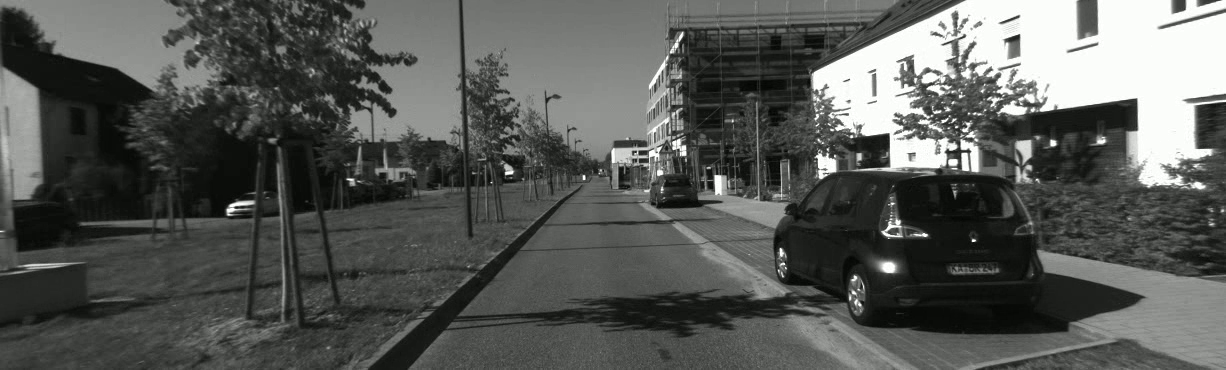
#> input picture frame 5 of Recursos/KittiVideo.mp4, 1226 x 370 px, given in place of Robotica1080.mp4, which was not available
$ python OdometriaVisual_TomasiHarrisWithResize.py
#> lines starting #> are read from the running program, lines starting #| are printed output that depends on the picture; pictures that were not available may be replaced by others from this repository, and a replacement may not be noted
# region Imports
import cv2
import numpy as np
import math
import matplotlib.pylab as plt
import time
from datetime import datetime
import os
import random
import logging
# endregion
SaveImage = False


# region save images
# Flag para guardar as imagens, se false apenas mostra a imagem final
DataTimeNow = datetime.now()
if SaveImage is True:
    OutputFolder = f'2 - OutputOdometria/{DataTimeNow.strftime("%d.%m.%Y_%H.%M.%S")}/'
    os.makedirs(OutputFolder, exist_ok=True)
# endregion

fig, plotsFinish = plt.subplots(2, 2)
# Remove o subplot vazio em plots[1, 2]
fig.delaxes(plotsFinish[1, 1])

# fig2, plots2 = plt.subplots(2, 2, dpi=300)

# Configuração básica do log
OutputFolderDataLogger = f'DataLogger/DataLogger_{DataTimeNow.strftime("%d.%m.%Y")}'
os.makedirs(OutputFolderDataLogger, exist_ok=True)
logging.basicConfig(filename=f'{OutputFolderDataLogger}/dataLogger_{DataTimeNow.strftime("%H.%M.%S")}.txt', level=logging.DEBUG,
                    format='%(asctime)s - %(name)s - %(levelname)s - %(message)s')
# Criando um objeto de log
dataLogger = logging.getLogger('dataLogger')


class LinearModel:
    def __init__(self):
        self.slope = 0
        self.intercept = 0

    # [67 lines left out: functions fit, distance, PrintOnFrame, RansacPrint, DrawOutliersAndInliers, not called in this run]


def DrawTracks(frame, mask, goodNew, goodOld, color):
    # Desenhar as linhas que representam o fluxo óptico nos quadros
    for i, (new, old) in enumerate(zip(goodNew, goodOld)):
        a, b = new.ravel()
        c, d = old.ravel()
        a, b, c, d = int(a), int(b), int(c), int(d)  # Convert to integers
        mask = cv2.line(mask, (a, b), (c, d), (0, 255, 0), 2)
        frame = cv2.circle(frame, (a, b), 5, (0, 0, 255), 2)

    frameMask = cv2.add(frame, mask)
    return frameMask
# endregion


def LoadVideo():
    # region Load Video and path for save image
    # VideoPath = "Recursos/VideoCorredor.mp4"
    # VideoPath = "Recursos/VideoVoltaCompleta.mp4"
    VideoPath = "Recursos/Robotica1080.mp4"
    return cv2.VideoCapture(VideoPath)
    # # CapturedVideo = cv2.VideoCapture(0)    # Live
    # # Verificar se o video foi carregado corretamente
    # if not CapturedVideo.isOpened():
    #     print("Erro ao abrir o vídeo.")
    #     exit()
    # endregion


def ReadFilesTxt(file):
    with open(file, 'r') as f:
        linhas = f.readlines()
        # Inicialize uma lista vazia para armazenar os valores da matriz
        valores = []
        # Percorra cada linha
        for linha in linhas:
            # Remova os caracteres de espaço em branco e os colchetes
            linha = linha.strip().strip('[]')

            # Divida a linha em elementos separados por espaço em branco
            elementos = linha.split()

            # Converta cada elemento para float e adicione-o à lista de valores
            valores.extend(map(float, elementos))
    return valores

# Not Used
# [31 lines left out: functions CortarMetadeInferior, Ransac, not called in this run]


def CaptureNewFrame(CapturedVideo):
    # Definir a largura e altura desejadas do frame
    FrameWidth = 1024
    FrameHeight = 700
    # region Frame
    # Read a frame from the video
    CaptureState, frame = CapturedVideo.read()
    if not CaptureState:
        CapturedVideo.release()
        cv2.destroyAllWindows()
        frame = []
        frameCanny = []
        return frame, frameCanny

    # Frame = CortarMetadeInferior(Frame)
    # Rodar e Redimensionar o frame para a largura e altura desejadas
    frame = cv2.resize(frame, (FrameWidth, FrameHeight))
    # endregion

    # region Preprocessing
    # Convert Frame RGB on Gray scale
    frameGray = cv2.cvtColor(frame, cv2.COLOR_RGB2GRAY)

    # Applying the canny algorithm
    frameCanny = cv2.Canny(frameGray, 250, 255, None, 3)
    # endregion

    return frame, frameCanny


def DisplayFrame(textOnFrame):
    # Definir a largura e altura desejadas do frame
    FrameWidth = 1024
    FrameHeight = 700

    for i, (frame, text, value) in enumerate(textOnFrame):
        PrintOnFrame(frame, f"{text}", value, (50, 50 + (35 * i)))

    # Rodar e Redimensionar o frame para a largura e altura desejadas
    frame = cv2.resize(frame, (FrameWidth, FrameHeight))
    cv2.imshow('frame', frame)


def DetectCorners(frameCanny):
    # region Detetor de cantos de Shi-Tomasi
    cornersDetected = []
    # region Parâmetros do detector de cantos Shi-Tomasi
    ShiTomasiParams = dict(maxCorners=100,
                           qualityLevel=0.1,
                           minDistance=50,
                           blockSize=7)
    # endregion

    cornersDetected = cv2.goodFeaturesToTrack(
        frameCanny, mask=None, **ShiTomasiParams, useHarrisDetector=True, k=0.04)
    return cornersDetected
# endregion


def TrackFeatures(prevFrameGray, FrameGray, prevCorners):
    # region Parameters for lucas kanade optical flow
    LucasKanadeParams = dict(winSize=(25, 25),
                             maxLevel=2,
                             criteria=(cv2.TERM_CRITERIA_EPS | cv2.TERM_CRITERIA_COUNT, 10, 0.01))
    # endregion
    # Create some random colors
    color = np.random.randint(0, 255, (100, 3))

    # Calcular o fluxo ótico usando o método Lucas-Kanade
    # corners, status, _ = cv2.calcOpticalFlowPyrLK(prevFrameGray, FrameGray, prevCorners, None, **LucasKanadeParams)

    p0 = prevCorners.reshape(-1, 1, 2)
    corners, status, _err = cv2.calcOpticalFlowPyrLK(
        prevFrameGray, FrameGray, p0, None, **LucasKanadeParams)
    p0r, status, _err = cv2.calcOpticalFlowPyrLK(
        FrameGray, prevFrameGray, corners, None, **LucasKanadeParams)
    d = abs(p0-p0r).reshape(-1, 2).max(-1)
    good = d < 1

    new_trajectories = []
    # [8 lines of commented-out code are left out]

    goodCorners = corners[status[:, 0] == 1]
    goodOldCorners = prevCorners[status[:, 0] == 1]

    if corners is None:
        return None

    dataLogger.info(f'\n goodOldCorners \n {goodOldCorners}')
    dataLogger.info(f'\n goodCorners \n {goodCorners}')
    return corners, goodCorners, goodOldCorners


# [14 lines left out: function MatrizFundamental, not called in this run]


def MatrizEssencial(goodCorners, goodOldCorners, intrinsicParameters):
    matrizEssencial, mask = cv2.findEssentialMat(
        goodCorners, goodOldCorners, intrinsicParameters)
    essencialMatrixRotation, essencialMatrixTranslation = DecomporMatrizEssencial(
        matrizEssencial, goodCorners, goodOldCorners, intrinsicParameters)

    dataLogger.info(f'\n matrizEssencial \n {matrizEssencial}')
    dataLogger.info(f'\n rotation \n {essencialMatrixRotation}')
    dataLogger.info(
        f'\n essencialMatrixTranslation \n {essencialMatrixTranslation}')

    return essencialMatrixRotation, essencialMatrixTranslation


def DecomporMatrizEssencial(essentialMatrix, goodCorners, goodOldCorners,  cameraMatrix):
    # Recupera as matrizes de rotação e translação da matriz essencial
    _, breakDownRotation, breakDownTranslation, _ = cv2.recoverPose(
        essentialMatrix, goodCorners, goodOldCorners, cameraMatrix)

    dataLogger.info(f'\n breakDownRotation \n {breakDownRotation}')
    dataLogger.info(f'\n breakDownTranslation \n {breakDownTranslation}')
    return breakDownRotation, breakDownTranslation


# Print Output
# [64 lines left out: functions UpdateCameraMotion, PlotFrames, not called in this run]


def LoadCalibrationCamara():
    valores = ReadFilesTxt('CalibrationCam/cameramatrix.txt')
#> (reads CalibrationCam/cameramatrix.txt from the repository)
    # Converta a lista de valores em uma matriz NumPy
    intrinsicParameters = np.array(valores).reshape((3, 3))

    valores = ReadFilesTxt('CalibrationCam/distortioncoefficient.txt')
#> (reads CalibrationCam/distortioncoefficient.txt from the repository)
    distortioncoefficient = np.array(valores).reshape((1, 5))

    # projectionMatrix = np.reshape(params, (3, 4))
    return intrinsicParameters, distortioncoefficient


# [23 lines left out: function Init, not called in this run]


def main():
    # DataTimeNow, OutputFolder, plotsFinish, dataLogger = Init()
    fps = 0
    fpsMedia = 0
    cornersMedia = 0
    CountFrames = 0
    CountMedia = 0
    ResetCorners = 25
    textOnFrame = [[]]
    Corners = [[]]
    # Data logger

    prevCameraMotion = np.zeros((4, 3))
    prevCameraMotion[:3, :3] = np.eye(3)
    prevCameraPosition = np.zeros(3)

    intrinsicParameters, distortioncoefficient = LoadCalibrationCamara()

    CapturedVideo = LoadVideo()
    firstFrame, prevFrameCanny = CaptureNewFrame(CapturedVideo)
#> in CaptureNewFrame, frame is the input picture: shape (370, 1226, 3); mean B, G, R 86.6, 89.6, 87.6
#> in CaptureNewFrame, `frame = cv2.resize(frame, (FrameWidth, FrameHeight))`:
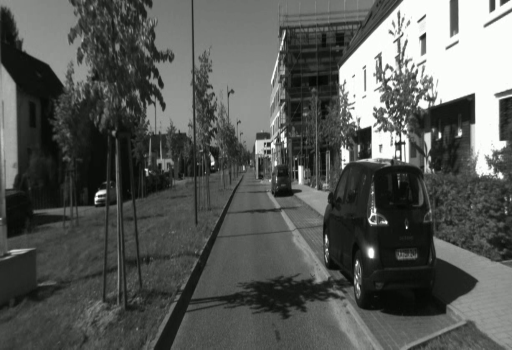
#> frame: shape (700, 1024, 3) (shown at 1/2 size); mean B, G, R 86.5, 89.5, 87.5
#> in CaptureNewFrame, `frameCanny = cv2.Canny(frameGray, 250, 255, None, 3)`:
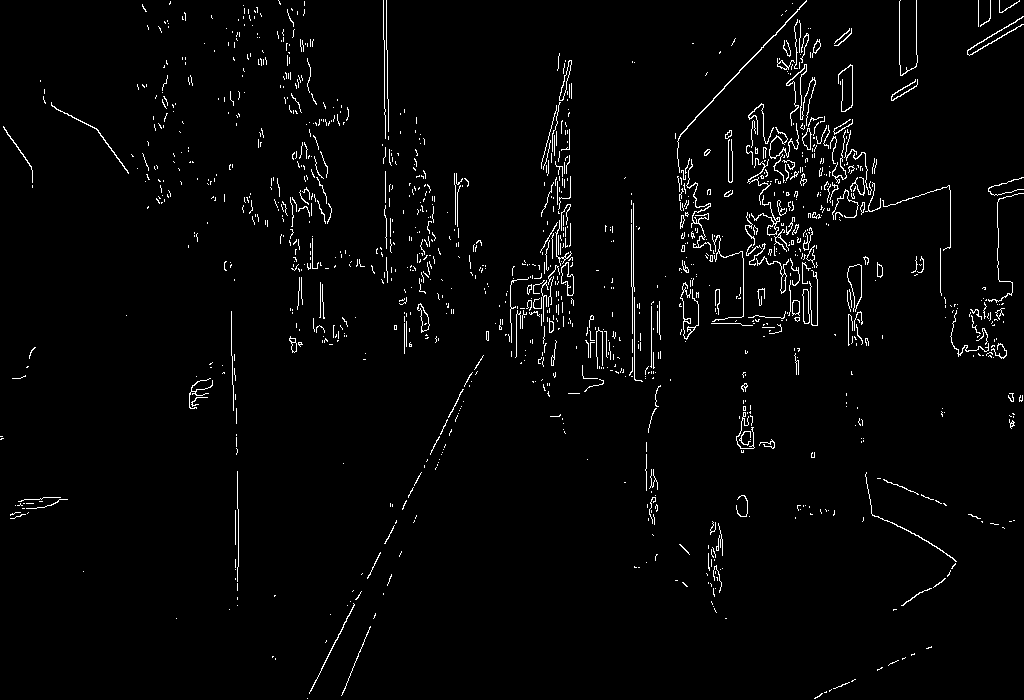
#> frameCanny: shape (700, 1024); 2.4% white in thin lines or dots
    prevCorners = DetectCorners(prevFrameCanny)
#> in DetectCorners, `cornersDetected = cv2.goodFeaturesToTrack( frameCanny, mask=None, **Sh..`: cornersDetected = 88 rows, first 8: [992, 347], [686, 320], [193, 403], [835, 187], [772, 445], [291, 340], [706, 216], [307, 205]
#> prevCorners has the same summary as cornersDetected in DetectCorners
    mask = np.zeros_like(firstFrame)

    while True:
        CountMedia += 1
        dataLogger.warning(f'\n Iteration: {CountMedia}')
        # start time to calculate FPS
        start = time.time()
        frame, frameCanny = CaptureNewFrame(CapturedVideo)
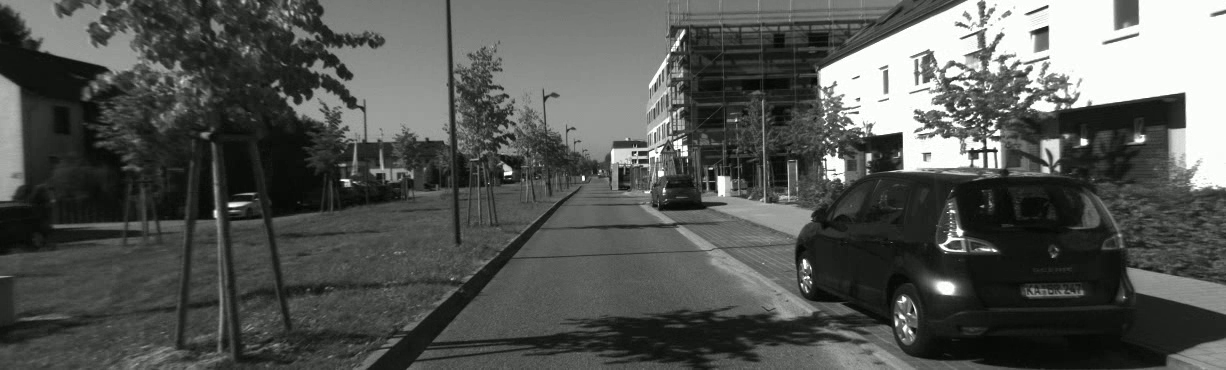
#> input picture frame 6 of Recursos/KittiVideo.mp4, 1226 x 370 px, given in place of Robotica1080.mp4, which was not available
#> in CaptureNewFrame, frame is the input picture: shape (370, 1226, 3); mean B, G, R 83.2, 86.2, 84.2
#> in CaptureNewFrame (call 2), `frame = cv2.resize(frame, (FrameWidth, FrameHeight))`:
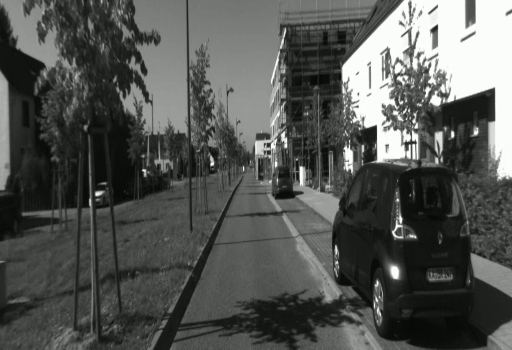
#> frame: shape (700, 1024, 3) (shown at 1/2 size); mean B, G, R 83.1, 86.1, 84.1
#> in CaptureNewFrame (call 2), `frameCanny = cv2.Canny(frameGray, 250, 255, None, 3)`:
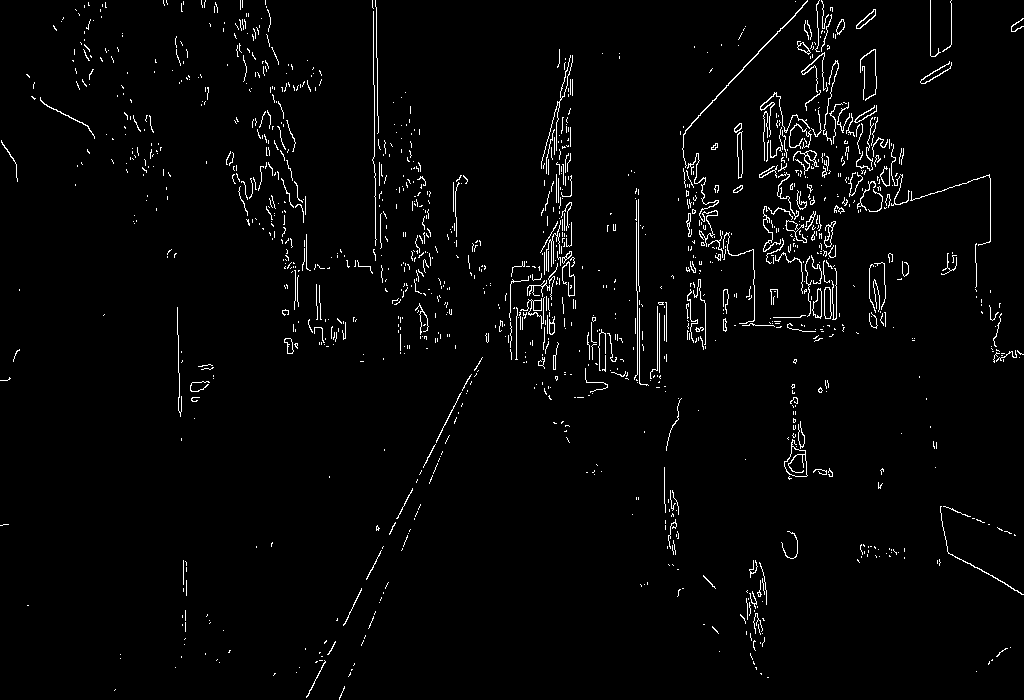
#> frameCanny: shape (700, 1024); 2.5% white in thin lines or dots
        if len(frame) == 0:
            break
        CountFrames = CountFrames + 1

        Corners, goodCorners, goodOldCorners = TrackFeatures(
            prevFrameCanny, frameCanny, prevCorners)
#> in TrackFeatures, `p0 = prevCorners.reshape(-1, 1, 2)`: p0 has the same summary as cornersDetected in DetectCorners
#> in TrackFeatures, `corners, status, _err = cv2.calcOpticalFlowPyrLK( prevFrameGray, Frame..`: corners = 88 rows, first 8: [1002.2, 353.6], [693.2, 321.6], [194.3, 395.6], [860.6, 177.9], [762.9, 445.5], [287, 341.2], [713.9, 212.8], [301, 202.8]; status = 88 values, max 1 at index 0, min 0 at index 69, mean 0.989
#> in TrackFeatures, `p0r, status, _err = cv2.calcOpticalFlowPyrLK( FrameGray, prevFrameGray..`: p0r = 88 rows, first 8: [991.8, 346], [686, 320.3], [199.4, 394], [844.9, 181.1], [790.8, 436.3], [291, 339.9], [706, 216], [310, 198.1]; status = 88 values, max 1 at index 0, min 0 at index 4, mean 0.773
#> in TrackFeatures, `d = abs(p0-p0r).reshape(-1, 2).max(-1)`: d = 88 values, max 84.04 at index 69, min 0.000397 at index 25, mean 7.77
#> in TrackFeatures, `goodCorners = corners[status[:, 0] == 1]`: goodCorners = 68 rows, first 8: [1002.2, 353.6], [693.2, 321.6], [194.3, 395.6], [860.6, 177.9], [287, 341.2], [713.9, 212.8], [301, 202.8], [570.1, 293.5]
#> in TrackFeatures, `goodOldCorners = prevCorners[status[:, 0] == 1]`: goodOldCorners = 68 rows, first 8: [992, 347], [686, 320], [193, 403], [835, 187], [291, 340], [706, 216], [307, 205], [569, 293]
#> Corners has the same summary as corners in TrackFeatures

        if Corners is None or len(Corners) < 10 or CountFrames >= ResetCorners:
            CountFrames = 0
            prevCorners = DetectCorners(prevFrameCanny)

            while prevCorners is None:
                frame, frameCanny = CaptureNewFrame(CapturedVideo)
                prevCorners = DetectCorners(frameCanny)
            Corners, goodCorners, goodOldCorners = TrackFeatures(
                prevFrameCanny, frameCanny, prevCorners)
            mask = np.zeros_like(frame)

        frameMask = DrawTracks(frame, mask, goodCorners,
                               goodOldCorners, color=None)
#> the loop in DrawTracks, `for i, (new, old) in enumerate(zip(goodNew, goodOld)):` made 68 passes
#> (new, a, b, c, d) on passes 1 to 8: ([[1002.2, 353.6]], 1002, 353, 992, 347), ([[693.2, 321.6]], 693, 321, 686, 320), ([[194.3, 395.6]], 194, 395, 193, 403), ([[860.6, 177.9]], 860, 177, 835, 187), ([[287, 341.2]], 287, 341, 291, 340), ([[713.9, 212.8]], 713, 212, 706, 216), ([[301, 202.8]], 301, 202, 307, 205), ([[570.1, 293.5]], 570, 293, 569, 293)
#> after the loop in DrawTracks, `for i, (new, old) in enumerate(zip(goodNew, goodOld)):`:
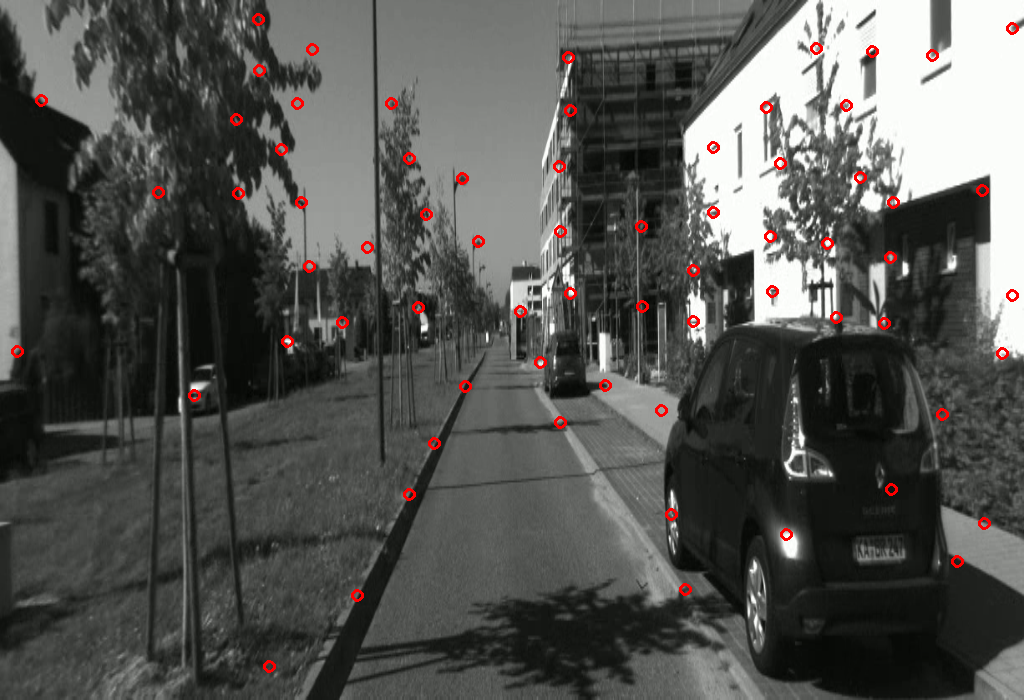
#> frame: shape (700, 1024, 3); mean B, G, R 82.1, 85.1, 85.3
#> after the loop in DrawTracks, `for i, (new, old) in enumerate(zip(goodNew, goodOld)):`:
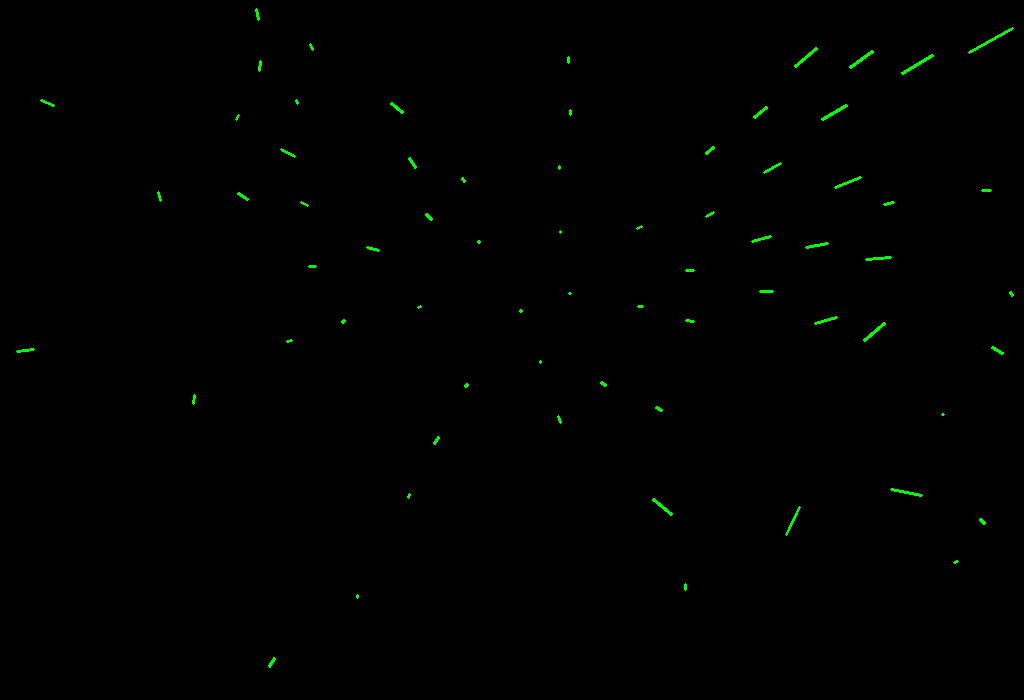
#> mask: shape (700, 1024, 3); mean of channels 0, 1, 2 0, 0.9, 0; drawn as B, G, R

        # Obter a matriz Fundamental
        # matrizFundamental = MatrizFundamental(goodCorners, goodOldCorners)

        # Obter a matriz Essencial
        relativeRotation, relativeTranslation = MatrizEssencial(
            goodCorners, goodOldCorners, intrinsicParameters)
#> in MatrizEssencial, `matrizEssencial, mask = cv2.findEssentialMat( goodCorners, goodOldCorn..`: matrizEssencial = [[-0.000217, -0.459, -0.368], [0.459, -0.000217, 0.392], [0.368, -0.392, -5.72e-05]]; mask = 68 values, max 1 at index 1, min 0 at index 0, mean 0.75
#> in DecomporMatrizEssencial, `_, breakDownRotation, breakDownTranslation, _ = cv2.recoverPose( essen..`: breakDownRotation = [[1, -0.000411, -7.81e-05], [0.000411, 1, 7.25e-05], [7.81e-05, -7.25e-05, 1]]; breakDownTranslation = [-0.555, -0.521, 0.649]
#> in MatrizEssencial, `essencialMatrixRotation, essencialMatrixTranslation = DecomporMatrizEs..`: essencialMatrixRotation has the same summary as breakDownRotation in DecomporMatrizEssencial
#> relativeRotation has the same summary as breakDownRotation in DecomporMatrizEssencial; relativeTranslation = [-0.555, -0.521, 0.649]

        # Output Finish
        if(CountMedia > 200):
            cameraMotion, cameraPosition = UpdateCameraMotion(
                relativeRotation, relativeTranslation, prevCameraMotion, prevCameraPosition)

        if prevCorners is not None:
            textOnFrame.append([frameMask, "fps", round(fps, 2)])
            textOnFrame.append([frameMask, "Corners", len(Corners)])
            textOnFrame.append(
                [frameMask, f"CountFrames {ResetCorners}", CountFrames])
            DisplayFrame(textOnFrame)

        # prevCameraMotion = cameraMotion
        # prevCameraPosition = cameraPosition
        prevFrameCanny = frameCanny.copy()
        prevCorners = goodCorners

        # Data logger
        dataLogger.info(f'\n prevCorners \n {prevCorners}')
        dataLogger.info(f'\n Corners \n {Corners}')

        # End time
        end = time.time()
        # calculate the FPS for current frame detection
        fps = 1 / (end-start)
        fpsMedia = fpsMedia + fps
        cornersMedia += len(Corners)
        textOnFrame = []
        cv2.waitKey(5)
    fpsMedia = fpsMedia / CountMedia
    cornersMedia = cornersMedia / CountMedia
    print(f"\nFrames por segundo: {fpsMedia}\n")
    print(f"Corners media: {cornersMedia}\n")


if __name__ == '__main__':
#> (the run stopped early here; a loop or call above may not have finished)
